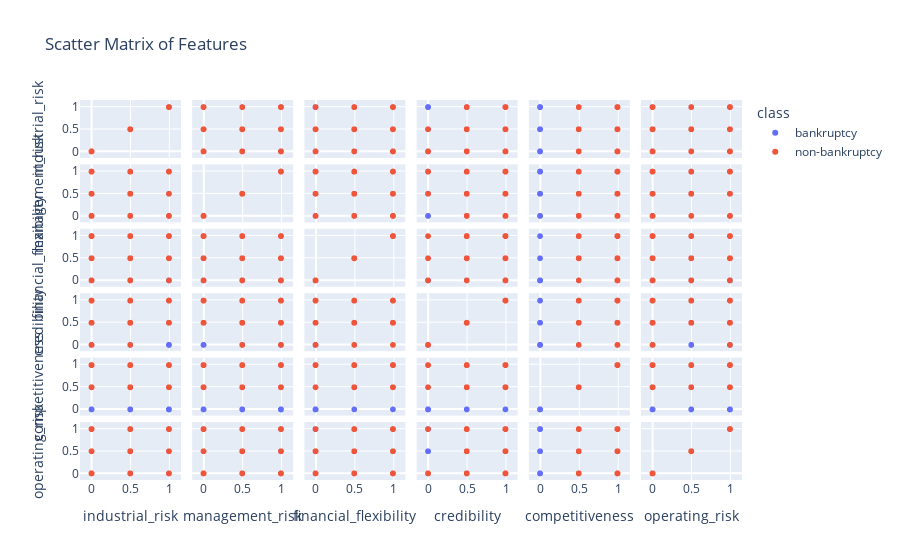

The cell this chart's notebook holds for it:
### Code cell
# Chart 6: Pairplot of all numerical features
fig6 = px.scatter_matrix(data, dimensions=['industrial_risk', 'management_risk', 
                                           'financial_flexibility', 'credibility', 
                                           'competitiveness', 'operating_risk'],
                         color='class', title="Scatter Matrix of Features")
fig6.show()

### Figure 1 — Plotly figure (JSON) as saved in the notebook; plotly's stock layout.template omitted (floating-point values rounded to 4 significant figures)
{"data": [{"dimensions": [{"axis": {"matches": true}, "label": "industrial_risk", "values": [0.5, 0, 1, 0.5, 1, 1, 1, 1, 1, 1, 1, 0.5, 0, 0.5, 0, 0, 0, 1, 0.5, 0, 0.5, 1, 1, 1, 1]}, {"axis": {"matches": true}, "label": "management_risk", "values": [1, 1, 0, 0, 1, 1, 1, 1, 1, 1, 1, 1, 1, 0.5, 0.5, 1, 0.5, 0.5, 0.5, 0, 0, 0.5, 1, 1, 0.5]}, {"axis": {"matches": true}, "label": "financial_flexibility", "values": [0, 0, 0, 0, 0, 0, 0, 0, 0, 0, 0.5, 0, 0, 0, 0, 0, 0, 0, 0, 0, 0, 0, 0, 0, 1]}, {"axis": {"matches": true}, "label": "credibility", "values": [0, 0, 0, 0.5, 0, 0.5, 0, 0, 0.5, 0.5, 0, 0, 0, 0, 0, 0, 0, 0, 0, 0, 0, 0, 1, 1, 0.5]}, {"axis": {"matches": true}, "label": "competitiveness", "values": [0, 0, 0, 0, 0, 0, 0, 0, 0, 0, 0, 0, 0.5, 0, 0, 0, 0, 0, 0, 0, 0, 0, 0, 0, 0]}, {"axis": {"matches": true}, "label": "operating_risk", "values": [0.5, 1, 1, 1, 1, 0.5, 0, 0.5, 0, 1, 1, 1, 0.5, 0, 0.5, 0, 1, 0, 1, 1, 1, 1, 0, 1, 0]}], "hovertemplate": "class=bankruptcy<br>%{xaxis.title.text}=%{x}<br>%{yaxis.title.text}=%{y}<extra></extra>", "legendgroup": "bankruptcy", "marker": {"color": "#636efa", "symbol": "circle"}, "name": "bankruptcy", "showlegend": true, "type": "splom"}, {"dimensions": [{"axis": {"matches": true}, "label": "industrial_risk", "values": [0, 1, 0.5, 0, 1, 0.5, 0, 0, 0, 0, 0, 0, 1, 1, 1, 1, 1, 1, 0.5, 0.5, 0.5, 0.5, 0.5, 0.5, 0, 1, 0, 0, 1, 0, 1, 0, 1, 1, 0, 1, 0.5, 0.5, 0.5, 0.5, 1, 0.5, 0.5, 1, 1, 0, 0.5, 0.5, 0.5, 0, 0.5, 0.5, 0.5, 0.5, 0.5, 0.5, 0.5, 1, 1, 0.5, 0, 0.5, 0, 0, 0, 0, 0, 0, 0, 0.5, 0, 0.5, 0.5, 0, 0, 0, 0.5, 0]}, {"axis": {"matches": true}, "label": "management_risk", "values": [0, 1, 0.5, 0, 1, 0.5, 0, 0, 0, 0, 0, 0, 1, 1, 1, 1, 1, 1, 0.5, 0.5, 0.5, 0.5, 0.5, 0.5, 1, 0, 1, 1, 0, 1, 1, 1, 0, 0, 1, 0, 1, 0, 0.5, 0.5, 0.5, 1, 0, 1, 1, 0.5, 0, 1, 0, 0.5, 1, 1, 1, 0.5, 0.5, 0, 0, 0, 1, 0.5, 0.5, 1, 1, 0.5, 0.5, 0, 0.5, 0.5, 0, 0.5, 0, 0, 0, 0.5, 0.5, 0.5, 1, 1]}, {"axis": {"matches": true}, "label": "financial_flexibility", "values": [0.5, 0.5, 0.5, 1, 1, 1, 0.5, 1, 0.5, 0.5, 1, 1, 0.5, 1, 0.5, 0.5, 1, 1, 0.5, 1, 0.5, 0.5, 1, 1, 0.5, 0.5, 0.5, 1, 1, 1, 0.5, 1, 0.5, 0.5, 1, 1, 0.5, 1, 0.5, 0.5, 1, 1, 1, 1, 1, 1, 1, 0, 1, 1, 0.5, 0.5, 0.5, 0, 0, 1, 0.5, 0, 1, 0.5, 0.5, 0, 0, 1, 0, 1, 0.5, 1, 0.5, 0.5, 0.5, 0, 0.5, 0, 0.5, 0.5, 0, 0.5]}, {"axis": {"matches": true}, "label": "credibility", "values": [0.5, 0.5, 0.5, 1, 1, 1, 1, 0.5, 1, 0.5, 1, 0.5, 1, 0.5, 1, 0.5, 1, 0.5, 1, 0.5, 1, 0.5, 1, 0.5, 0.5, 0.5, 0.5, 1, 1, 1, 1, 0.5, 1, 0.5, 1, 0.5, 1, 0.5, 1, 0.5, 1, 0.5, 0.5, 0.5, 1, 1, 1, 0.5, 0.5, 0.5, 0.5, 0.5, 0.5, 1, 1, 1, 0.5, 1, 1, 1, 1, 1, 1, 0, 0.5, 0.5, 1, 0.5, 0.5, 0.5, 1, 1, 1, 0.5, 0.5, 0, 0, 0]}, {"axis": {"matches": true}, "label": "competitiveness", "values": [0.5, 0.5, 0.5, 1, 1, 1, 1, 0.5, 0.5, 1, 0.5, 1, 1, 0.5, 0.5, 1, 0.5, 1, 1, 0.5, 0.5, 1, 0.5, 1, 0.5, 0.5, 0.5, 1, 1, 1, 1, 0.5, 0.5, 1, 0.5, 1, 1, 0.5, 0.5, 1, 1, 1, 1, 1, 1, 1, 1, 1, 1, 1, 1, 1, 1, 1, 1, 1, 0.5, 1, 1, 1, 1, 1, 1, 1, 1, 1, 1, 1, 1, 0.5, 1, 0.5, 0.5, 1, 1, 1, 1, 0.5]}, {"axis": {"matches": true}, "label": "operating_risk", "values": [0, 1, 0.5, 0, 1, 0.5, 0, 0, 0, 0, 0, 0, 1, 1, 1, 1, 1, 1, 0.5, 0.5, 0.5, 0.5, 0.5, 0.5, 0, 1, 1, 0, 1, 1, 0, 0, 0, 1, 1, 0.5, 0.5, 0.5, 0, 1, 1, 1, 1, 0, 0, 1, 1, 0, 0, 1, 0, 1, 0.5, 0.5, 0, 0, 0, 0.5, 0.5, 0, 0, 0.5, 0.5, 1, 1, 1, 1, 0, 1, 0, 1, 0, 0, 0.5, 0.5, 0, 0, 0]}], "hovertemplate": "class=non-bankruptcy<br>%{xaxis.title.text}=%{x}<br>%{yaxis.title.text}=%{y}<extra></extra>", "legendgroup": "non-bankruptcy", "marker": {"color": "#EF553B", "symbol": "circle"}, "name": "non-bankruptcy", "showlegend": true, "type": "splom"}], "layout": {"dragmode": "select", "legend": {"title": {"text": "class"}, "tracegroupgap": 0}, "title": {"text": "Scatter Matrix of Features"}}}
